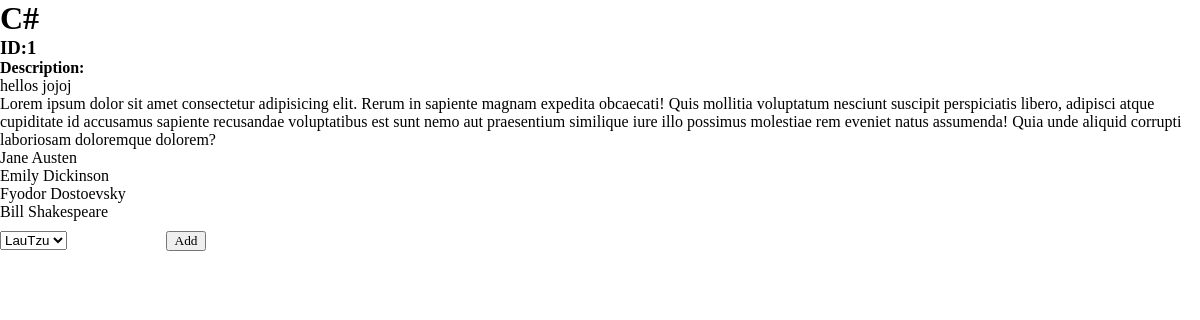
Screenshot of /books/1 with the database file from the repository.
### books_authors_application/models.py (models this page shows)
class Book(models.Model):
    title = models.CharField(max_length=255)
    desc = models.TextField()
    created_at = models.DateTimeField(auto_now_add=True)
    updated_at = models.DateTimeField(auto_now=True)

class Author(models.Model):
	first_name = models.CharField(max_length=255)
	last_name = models.CharField(max_length=255)
	notes = models.TextField()
	books = models.ManyToManyField(Book, related_name="authors")
	created_at = models.DateTimeField(auto_now_add=True)
	updated_at = models.DateTimeField(auto_now=True)

### books_authors_application/views.py (the view)
# urls.py: path("books/<int:viewNum>", views.bookDesc),
def bookDesc(request,viewNum):#Sends user to description page
    print("***********GETTING BOOKS/DESCRIPTIONS FROM VIEWS BUTTON****************")
    book = Book.objects.get(id=viewNum)
    current_book = book
    author = Author.objects.exclude(books=book)
    print("***************************")
    print(author)
    print("***************************")
    context = {
        "all_books":book,
        "current_book": book,
        "all_authors":author,
        "writers":book.authors.all()
        }
    return render(request,"bookspage2.html", context)
    print("***********GETTING BOOKS/DESCRIPTIONS VIEWS FORM****************")

### books_authors_application/templates/bookspage2.html (shortened to what this page needs)
<!DOCTYPE html>
<html lang="en">
    <head>
        {% load static %}
        <link rel="stylesheet" href="{% static 'css/style.css' %}">
    </head>
        <body>
            <div class="container2">
                <h1>{{current_book.title}}</h1>
                <h3>ID:{{current_book.id}}</h3>
                <div class="description_div">
                    <h4>Description:</h4>
                    <p>{{current_book.desc}}</p>
                    <p>Lorem ipsum dolor sit amet consectetur adipisicing elit. Rerum in sapiente magnam expedita obcaecati! Quis mollitia voluptatum nesciunt suscipit perspiciatis libero, adipisci atque cupiditate id accusamus sapiente recusandae voluptatibus est sunt nemo aut praesentium similique iure illo possimus molestiae rem eveniet natus assumenda! Quia unde aliquid corrupti laboriosam doloremque dolorem?</p>
                </div>
                <div class="authorForm">
                    <ul>
                        {%for writer in writers%}
                        <li>{{writer.first_name}} {{writer.last_name}}</li>
                        {%endfor%}
                    </ul>
                    <form action="/addAuthorsBook" method="POST">
                        <select>
                            {%for author in all_authors%}
                            <option value="{{author.id}}">{{author.first_name}}{{author.last_name}}</option>
                            {%endfor%}
                        </select>
                        <button type="submit">Add</button>
                    </form>
                </div>
            </div>
            </body>
    </html>

### books_authors_application/static/css/style.css (style rules this page uses)
* { margin: 0px; padding: 0px; }
button { margin: 10px 10px 0px 95px; width: 40px; font-family: "Comic Sans MS", "Comic Sans", cursive; }

### rows the page displays
Book: title "C#", id "1", desc "hellos jojoj"
Author: first_name "Jane", last_name "Austen"
Author: first_name "Emily", last_name "Dickinson"
Author: first_name "Fyodor", last_name "Dostoevsky"
Author: first_name "Bill", last_name "Shakespeare"

### other values shown
form field value "LauTzu"
